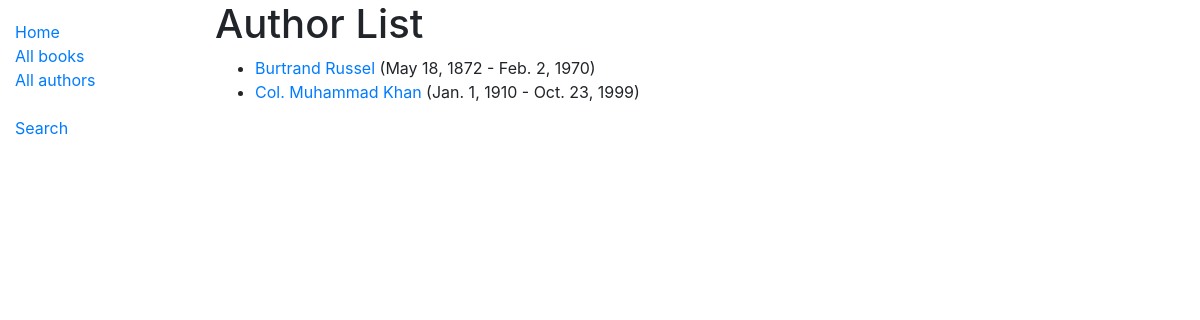
Screenshot of /catalog/authors/ with the database file from the repository.
### catalog/models.py (models this page shows, shortened)
class Author(models.Model):
    first_name = models.CharField(max_length=100)
    last_name = models.CharField(max_length=100)
    date_of_birth = models.DateField(null=True, blank=True)
    date_of_death = models.DateField('Died', null=True, blank=True)
    class Meta:
        ordering = ['first_name','last_name']

### catalog/views.py (the view)
# urls.py: path('authors/', views.AuthorListView.as_view(), name='authors'),
class AuthorListView(generic.ListView):
    model = Author
    paginate_by = 10

### catalog/templates/catalog/author_list.html
{% extends "base_generic.html" %}
{% block content %}
  <h1>Author List</h1>
  {% if author_list %}
  <ul>
    {% for author in author_list %}
      <li>
        <a href="{% url 'author-detail' author.pk %}">{{author.first_name}} {{ author.last_name }}</a> ({{author.date_of_birth}} - {% if author.date_of_death %}{{author.date_of_death}}{% endif %})
      </li>
    {% endfor %}
  </ul>
  {% endif %}
{% endblock %}

### rows the page displays
Author: first_name "Burtrand", last_name "Russel", date_of_birth "May 18, 1872", date_of_death "Feb. 2, 1970"
Author: first_name "Col. Muhammad", last_name "Khan", date_of_birth "Jan. 1, 1910", date_of_death "Oct. 23, 1999"
